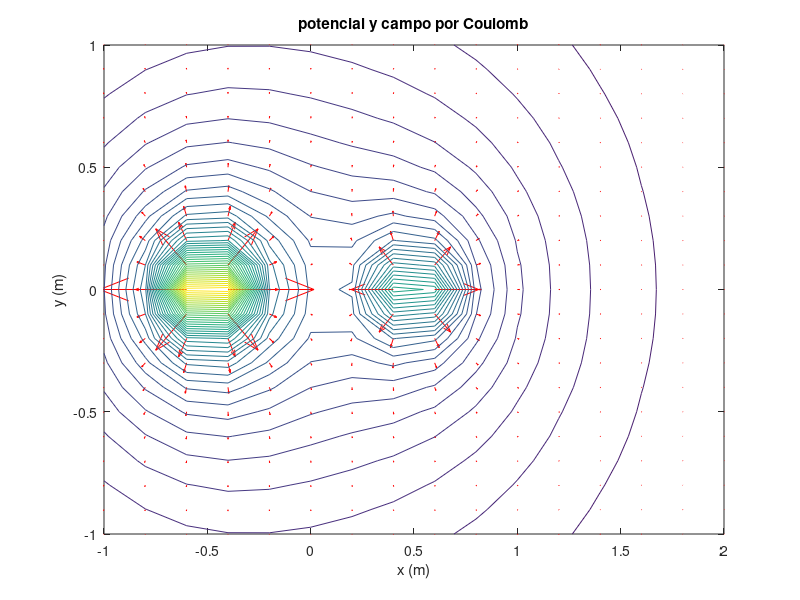
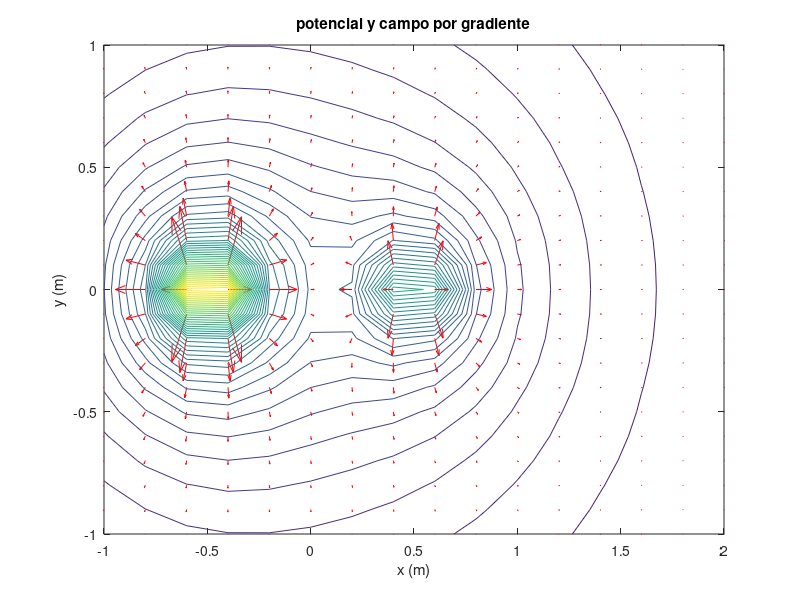

Here is the MATLAB script that generated these plots, in order:
% representación gráfica de líneas de campo y superficies equipotenciales 

% datos
k=9*10^9; % constante de Coulomb

q1dipolo = 10*10^-9;
x0q1 = 0.5;
y0q1 = 0;

q2dipolo = 2*q1dipolo;
x0q2 = -0.5;
y0q2 = 0;

a=-1.0:0.2:2.0;
b=-1.0:0.1:1.0;
[x,y]=meshgrid(a,b);

r0q1 = abs(sqrt((x-x0q1).^2+(y-y0q1).^2));
r0q2 = abs(sqrt((x-x0q2).^2+(y-y0q2).^2));

fxq1 = k*(q1dipolo*(x-x0q1)./r0q1.^3);
fyq1 = k*(q1dipolo*(y-y0q1)./r0q1.^3);

fxq2 = k*(q2dipolo*(x-x0q2)./r0q2.^3);
fyq2 = k*(q2dipolo*(y-y0q2)./r0q2.^3);

%Entre dos puntos, su vector es: (x-x0, y-y0);
r0=r0q1 + r0q2; % módulo del vector posición
fx=fxq1 + fxq2; % componente x del campo eléctrico
fy=fyq1 + fyq2; % componente y del campo eléctrico

V= (k*q1dipolo./r0q1) + (k*q2dipolo./r0q2); %Valor del potencial


f1=figure;
quiver(x,y,fx,fy,2,'r'); % dibujo las líneas del campo vectorial
hold on
contour(x,y,V, 40); % Dibujo de las líneas equipotenciales
xlabel('x (m)')
ylabel('y (m)')
title('potencial y campo por Coulomb')
hold off

[ex, ey]=gradient(-V,0.2,0.1); % campo como gradiente del potencial
f2=figure;
quiver(x,y,ex,ey,1,'r') % dibujo las líneas del campo vectorial
hold on
contour(x,y,V,40); % Dibujo de las líneas equipotenciales
xlabel('x (m)')
ylabel('y (m)')
title('potencial y campo por gradiente')
hold off


